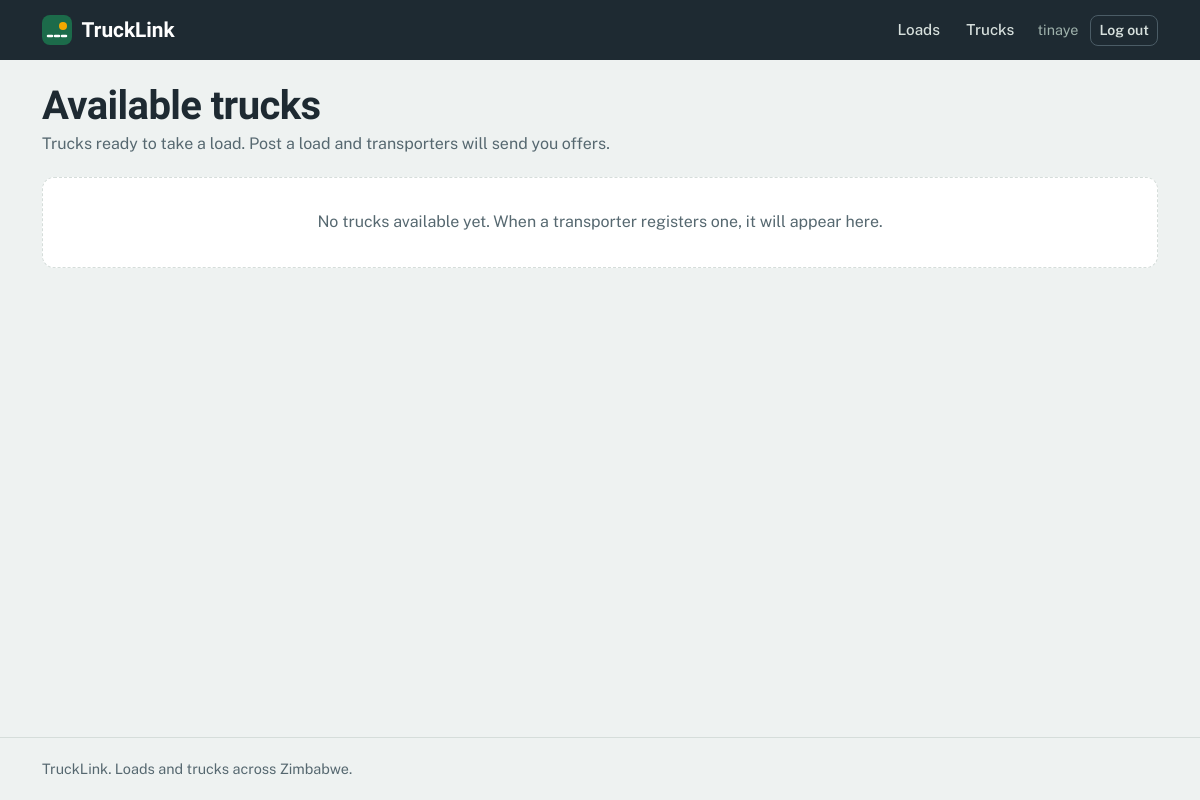
Before: /trucks/ (signed in) with the older database file.
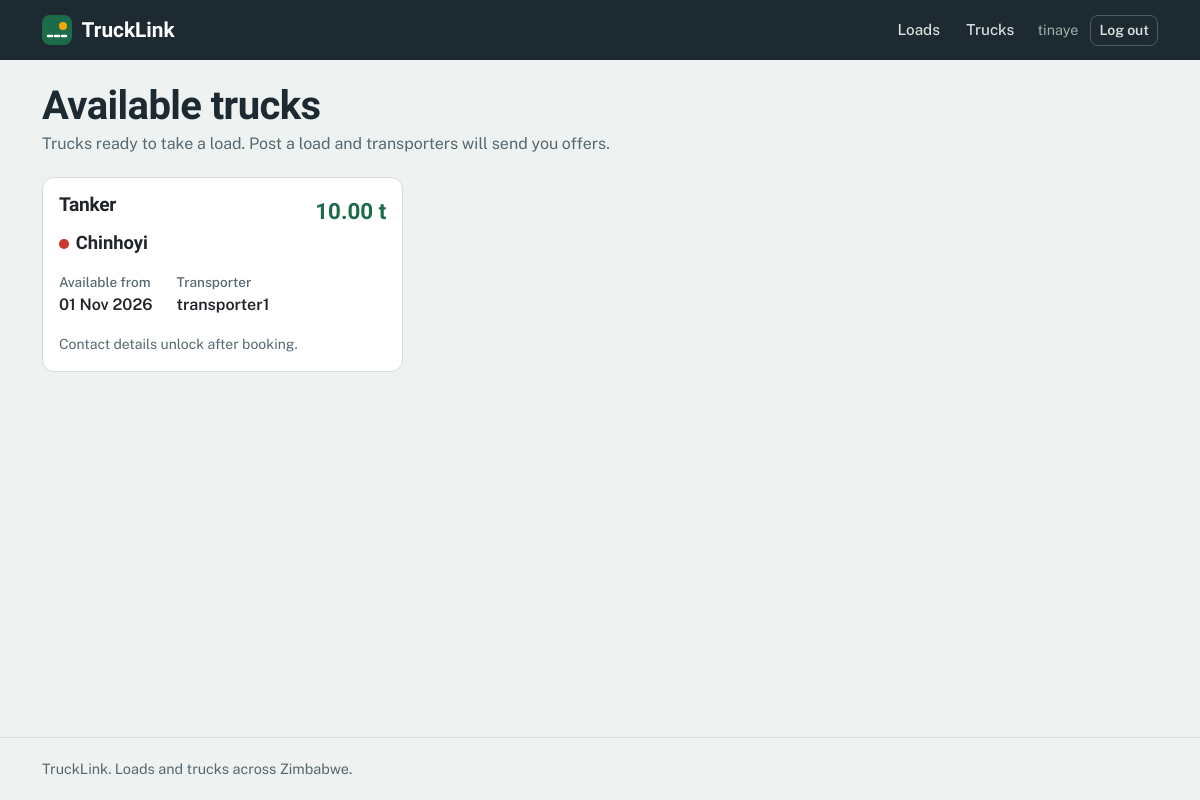
After: the same page with the newer database file.
### trucks/models.py (models this page shows, shortened)
class Truck(models.Model):
    TYPE_CHOICES = [
        ('flatbed', 'Flatbed'),
        ('tipper', 'Tipper'),
        ('tanker', 'Tanker'),
        ('refrigerated', 'Refrigerated'),
        ('box', 'Closed box / lorry'),
        ('lowbed', 'Lowbed'),
    ]
    owner = models.ForeignKey(settings.AUTH_USER_MODEL, on_delete=models.CASCADE,
                              related_name='trucks')
    truck_type = models.CharField(max_length=20, choices=TYPE_CHOICES)
    capacity_tonnes = models.DecimalField(max_digits=6, decimal_places=2)
    registration_number = models.CharField(max_length=20)
    current_location = models.CharField(max_length=100)
    heading_to = models.CharField(max_length=100, blank=True)
    available_from = models.DateField(null=True, blank=True)
    is_available = models.BooleanField(default=True)
    created_at = models.DateTimeField(auto_now_add=True)

### trucks/views.py (the view)
# urls.py: path('', views.truck_list, name='truck_list'),
@login_required
def truck_list(request):
    if _role(request.user) == 'transporter':
        return redirect('load_list')
    trucks = Truck.objects.filter(is_available=True).order_by('-created_at')
    return render(request, 'trucks/truck_list.html', {'trucks': trucks})

### trucks/views.py (called while the page is built)
def _role(user):
    profile = getattr(user, 'profile', None)
    return profile.role if profile else None

### trucks/templates/trucks/truck_list.html (shortened to what this page needs)
{% extends 'base.html' %}
{% block content %}
<div class="page-head">
  <h1>Available trucks</h1>
  <p class="muted mb-0">Trucks ready to take a load. Post a load and transporters will send you offers.</p>
</div>
<div class="row g-3">
  {% for truck in trucks %}
  <div class="col-12 col-md-6 col-xl-4">
    <article class="card h-100">
      <div class="card-body">
        <div class="d-flex justify-content-between align-items-start">
          <h2 class="load-title">{{ truck.get_truck_type_display }}</h2>
          <span class="cap">{{ truck.capacity_tonnes }} t</span>
        </div>
        <div class="route"><span class="town">{{ truck.current_location }}</span></div>
        <dl class="facts">
          <div><dt>Available from</dt><dd>{{ truck.available_from|date:"d M Y"|default:"Now" }}</dd></div>
          <div><dt>Transporter</dt><dd>{{ truck.owner.username }}</dd></div>
        </dl>
        <p class="small muted mb-0">Contact details unlock after booking.</p>
      </div>
    </article>
  </div>
  {% empty %}
  <div class="col-12"><div class="empty">No trucks available yet. When a transporter registers one, it will appear here.</div></div>
  {% endfor %}
</div>
{% endblock %}

Changed rows visible on the page:
added Truck: truck_type "Tanker", capacity_tonnes "10.00", current_location "Chinhoyi", available_from "01 Nov 2026", owner.username "transporter1"
Other visible differences:
text no longer shown: "No trucks available yet. When a transporter registers one, it will appear here."
